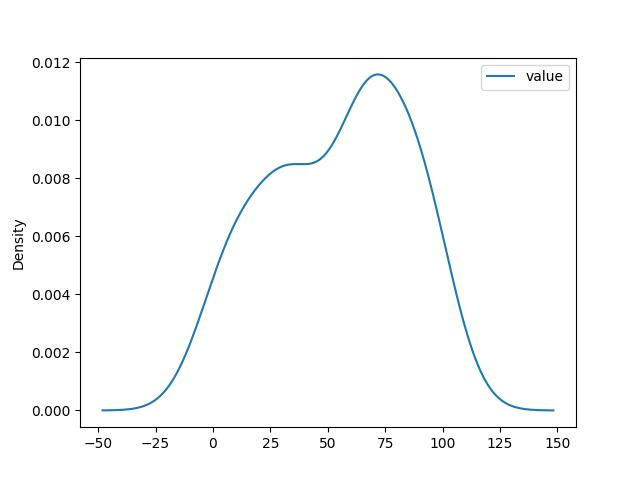

This figure's Python source:
import pandas as pd
from matplotlib import pyplot as plt

from workouts_analysis import WORKOUT_STATS_SORTED, WORKOUTS_DIR


def main():
    workouts_df = pd.read_csv(WORKOUT_STATS_SORTED)
    workouts_df.plot.kde()
    plt.savefig(WORKOUTS_DIR + "workouts_kde.jpg")


main()
